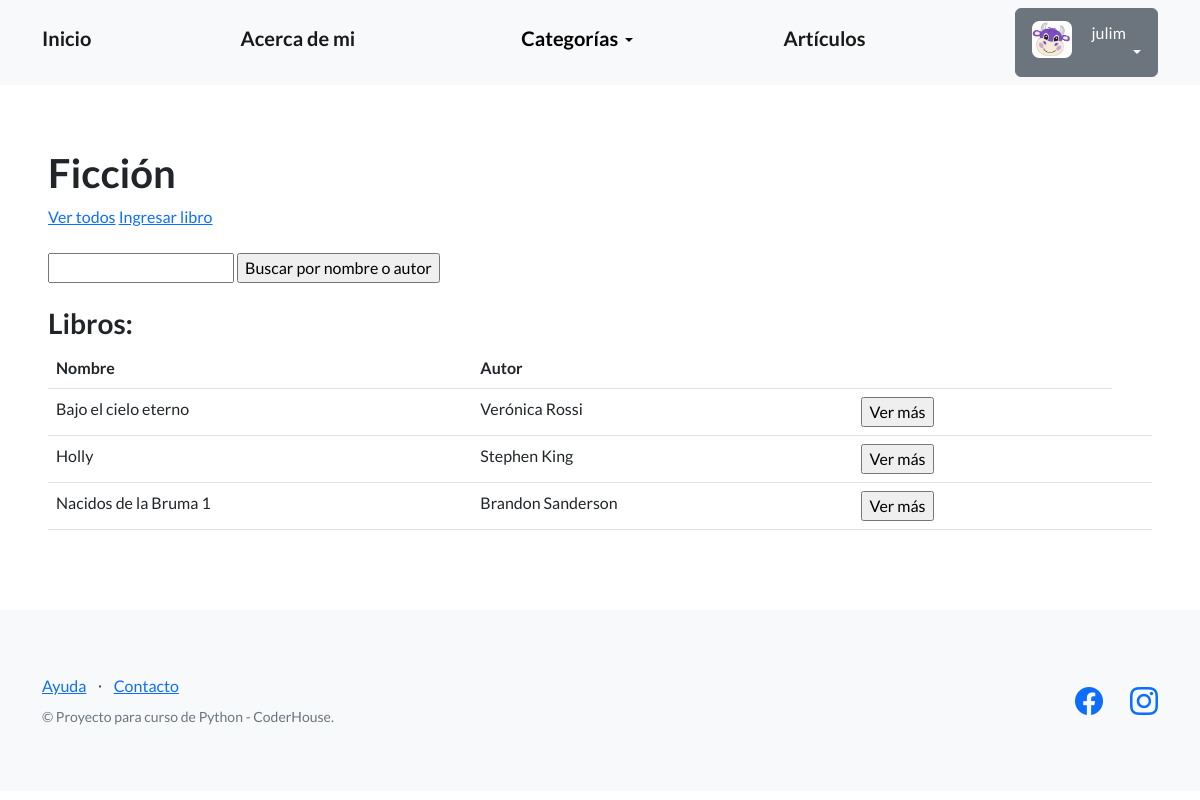
Page /libros/ficcion/ (signed in) on the committed database.
### perfiles/models.py (models this page shows, shortened)
class Avatar(models.Model):
   user = models.OneToOneField(User, on_delete=models.CASCADE, null=True)
   imagen = models.ImageField(upload_to='avatares', null=True, blank=True)

### categorias_libros/models.py (models this page shows, shortened)
class Ficcion(models.Model):
    genero = models.CharField(max_length=256)
    nombre = models.CharField(max_length=256)
    autor = models.CharField(max_length=256)
    año_publicacion = models.IntegerField(blank=True, null=True)
    sinopsis = models.TextField(null=True)
    creador = models.ForeignKey(User, on_delete=models.SET_NULL, null=True)

### categorias_libros/views.py (the view)
# urls.py: path('ficcion/', listar_libros_ficcion, name="ficcion"),
def listar_libros_ficcion(request):
    contexto = {
        "libros_ficcion": Ficcion.objects.all()
    }
    http_response = render(
        request=request,
        template_name='categorias_libros/lista_libros_ficcion.html',
        context=contexto
    )
    return http_response

### categorias_libros/templates/categorias_libros/lista_libros_ficcion.html (shortened to what this page needs)
{% extends "base.html" %}
{% block contenido %}
<h1>
  Ficción
</h1>
<a href="{% url 'ficcion' %}">Ver todos</a>
<a href="{% url 'ingresar_libro_ficcion' %}">Ingresar libro</a>
<br><br>
<form action="{% url 'buscar_libro_ficcion' %}" method="post">
  <input type="text" name = "busqueda">
  <input type="submit" value="Buscar por nombre o autor">
</form>
<br>
<h3>Libros:</h3>
{% if libros_ficcion %}
<table class="table">
  <tbody>
    <tr>
      <th>Nombre</th>
      <th>Autor</th>
      <th></th>
      <th></th>
    </tr>
    {% for libro in libros_ficcion %}
    <tr>
      <td>{{libro.nombre}}</td>
      <td>{{libro.autor}}</td>
      <td>
        <form action="{% url 'detalles_ficcion' libro.id %}">
          <input type="submit" class "btn btn-link" value="Ver más"/>
        </form>
      </td>
      <td>
      </td>
      <td>
      </td>
    </tr>
    {% endfor %}
  </tbody>
</table>
{% else %}
<p>No hay elementos aún</p>
{% endif %}
{% endblock contenido %}

### templates_base/base.html (shortened to what this page needs)
{% load static %}
<!DOCTYPE html>
<html lang="en">
    <head>
        <link href="https://cdn.jsdelivr.net/npm/bootstrap-icons@1.5.0/font/bootstrap-icons.css" rel="stylesheet" type="text/css" />
        <link href="{% static 'css/styles.css' %}" rel="stylesheet" />
    </head>
    <body>
        <nav class="navbar navbar-light bg-light static-top">
            <div class="container">
                <a class="navbar-brand" href="{% url 'inicio' %}"><strong><h5>Inicio</h5></strong></a>
                <a class="navbar-brand" href="{% url 'about_me' %}"><strong><h5>Acerca de mi</h5></strong></a>
                <div class="dropdown">
                    <button class="btn btn-light dropdown-toggle" type="button" id="dropdownMenuButton1" data-bs-toggle="dropdown" aria-expanded="false">
                        <div style="display: inline-flex;">
                            <span><h5>Categorías</h5></span>
                        </div>
                    </button>
                </div>
                <a class="navbar-brand" href="{% url 'articulos' %}"><strong><h5>Artículos</h5></strong></a>
                {% if user.is_authenticated %}
                <div class="dropdown">
                    <button class="btn btn-secondary dropdown-toggle" type="button" id="dropdownMenuButton1" data-bs-toggle="dropdown" aria-expanded="false">
                        <div style="display: inline-flex;">
                                <img src="{{ user.avatar.imagen.url }}" style="max-width: 40px;margin-right: 20px;">
                            <span>{{ user.username }}</span>
                        </div>
                    </button>
                </div>
                {% else %}
                <a class="btn btn-primary" href="{% url 'login' %}">Iniciar sesión</a>
                <a class="btn btn-success" href="{% url 'registro' %}">Registrarse</a>
                {% endif %}
            </div>
        </nav>
        <section style="padding:4rem 3rem;">
            {% block contenido %}
            {% endblock contenido %}
        </section>
        <footer class="footer bg-light">
            <div class="container">
                <div class="row">
                    <div class="col-lg-6 h-100 text-center text-lg-start my-auto">
                        <ul class="list-inline mb-2">
                            <li class="list-inline-item"><a href="#!">Ayuda</a></li>
                            <li class="list-inline-item">⋅</li>
                            <li class="list-inline-item"><a href="#!">Contacto</a></li>
                        </ul>
                        <p class="text-muted small mb-4 mb-lg-0">&copy; Proyecto para curso de Python - CoderHouse.</p>
                    </div>
                    <div class="col-lg-6 h-100 text-center text-lg-end my-auto">
                        <ul class="list-inline mb-0">
                            <li class="list-inline-item me-4">
                                <a href="https://www.facebook.com/juli.mendieta.75/"><i class="bi-facebook fs-3"></i></a>
                            </li>
                            <li class="list-inline-item">
                                <a href="https://www.instagram.com/mendietajuli"><i class="bi-instagram fs-3"></i></a>
                            </li>
                        </ul>
                    </div>
                </div>
            </div>
        </footer>
    </body>
</html>

### rows in the picture
Ficcion: nombre "Bajo el cielo eterno", autor "Verónica Rossi"
Ficcion: nombre "Holly", autor "Stephen King"
Ficcion: nombre "Nacidos de la Bruma 1", autor "Brandon Sanderson"

### other values in the picture
{{ user.username }} "julim"
